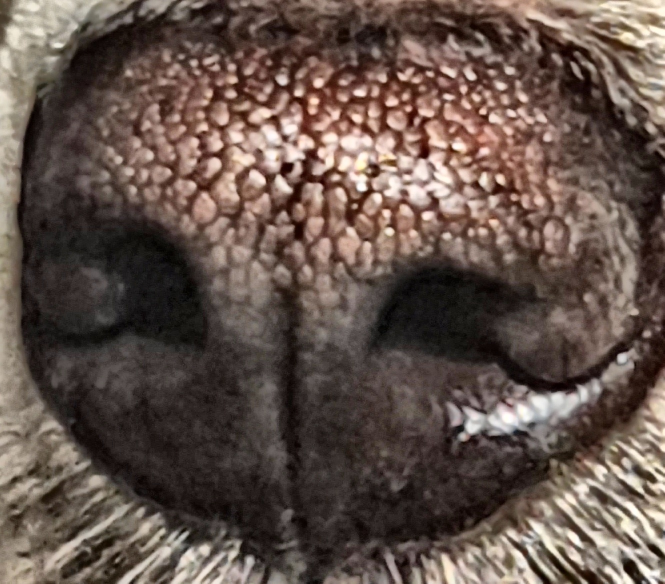
#> input picture SVM-Classifier/Dog-Data/train/0/cut_20201001_153748-1.jpg, 1329 x 1167 px (shown at 1/2 size)
$ python Classifier.py
#> lines starting #> are read from the running program, lines starting #| are printed output that depends on the picture
import os
import numpy as np
import cv2

import pickle
import sklearn
import argparse
import time

from sklearn.cluster import KMeans
from scipy.spatial.distance import cdist
from sklearn.model_selection import train_test_split
from sklearn.neighbors import KNeighborsClassifier
from histo_clahe import histo_clahe

parser = argparse.ArgumentParser(description='Argparse Tutorial')
parser.add_argument('--dir', default='Dog-Data',help='dataset directory')
parser.add_argument('--test', default='test_1.jpg',help='test image data')
opt = parser.parse_args()

#read data
def read_data(label2id):
    X = []
    Y = []
    for label in os.listdir('Dog-Data/train'):
        if os.path.isdir(os.path.join('Dog-Data/train', label)):
            for img_file in os.listdir(os.path.join('Dog-Data/train', label)):
                img = cv2.imread(os.path.join('Dog-Data/train', label, img_file))
                X.append(img)
                Y.append(label2id[label])
    return X, Y

# feature exraction with SIFT
def extract_sift_features(X):
    image_descriptors = []
    sift = cv2.xfeatures2d.SIFT_create(nfeatures =200, nOctaveLayers =3, contrastThreshold=0.0005)

    for i in range(len(X)):
        kp, des = sift.detectAndCompute(X[i], None)
        image_descriptors.append(des)

    return image_descriptors

#Kmeans bow
def kmeans_bow(all_descriptors, num_clusters):
    bow_dict = []
    kmeans = KMeans(n_clusters=num_clusters).fit(all_descriptors)
    bow_dict = kmeans.cluster_centers_
    return bow_dict

#image to vector.
def create_features_bow(image_descriptors, BoW, num_clusters):
    X_features = []
    for i in range(len(image_descriptors)):
        features = np.array([0] * num_clusters)

        if image_descriptors[i] is not None:
            distance = cdist(image_descriptors[i], BoW)
            argmin = np.argmin(distance, axis=1)
            for j in argmin:
                features[j] += 1
        X_features.append(features)
    return X_features

def main():
    start = time.time()
    # Label to id
    path = "Dog-Data/train"
    file_list = os.listdir(path)
    label2id = {}

    idx = 0
    for i, label in enumerate(file_list):
        if label == ".DS_Store":
            continue;
        label2id[label] = idx
        idx += 1

    X, Y = read_data(label2id)
#> in read_data, img is the input picture: shape (1167, 1329, 3); mean B, G, R 74.7, 82.6, 98.9

    image_descriptors = extract_sift_features(X)

    # all descriptors
    all_descriptors = []
    for descriptors in image_descriptors:
        if descriptors is not None:
            for des in descriptors:
                all_descriptors.append(des)


    num_clusters = 100

    if not os.path.isfile('Dog-Data/bow.pkl'):
        BoW = kmeans_bow(all_descriptors, num_clusters)
#> in kmeans_bow, `bow_dict = kmeans.cluster_centers_`:
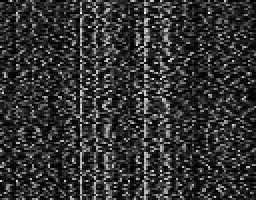
#> bow_dict: shape (100, 128) float64 (shown 2 times larger); min -7.11e-15, max 155.9, mean 31; drawn with min black and max white
        pickle.dump(BoW, open('Dog-Data/bow.pkl', 'wb'))
    else:
        BoW = pickle.load(open('Dog-Data/bow.pkl', 'rb'))

    X_features = create_features_bow(image_descriptors, BoW, num_clusters)
#> the loop in create_features_bow, `for i in range(len(image_descriptors)):` made 3 passes
#> pass 1, in create_features_bow, `distance = cdist(image_descriptors[i], BoW)`:
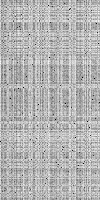
#> distance: shape (200, 100) float64; min 10.53, max 634.9, mean 451.6; drawn with min black and max white
#> pass 2, in create_features_bow, `distance = cdist(image_descriptors[i], BoW)`:
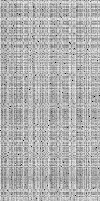
#> distance: shape (201, 100) float64; min 17.81, max 640.7, mean 453; drawn with min black and max white
#> pass 3, in create_features_bow, `distance = cdist(image_descriptors[i], BoW)`:
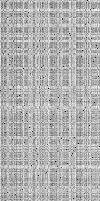
#> distance: shape (201, 100) float64; min 23.37, max 633.6, mean 449.3; drawn with min black and max white

    #Set model
    X_train = []
    X_test = []
    Y_train = []
    Y_test = []
    X_train, X_test, Y_train, Y_test = train_test_split(X_features, Y, test_size=0.2, random_state=42, shuffle=True)

    #Train SVM
    svm = sklearn.svm.SVC(C = 100, probability=True)
#> (the run stopped early here; a loop or call above may not have finished)

$ run again, with SVM-Classifier/Dog-Data/test/test_0.jpg copied over SVM-Classifier/Dog-Data/train/0/cut_20201001_153748-1.jpg
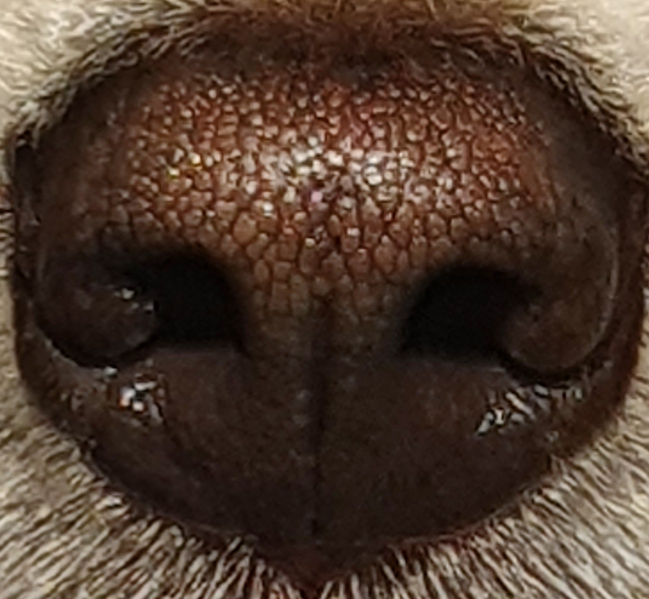
#> input picture SVM-Classifier/Dog-Data/test/test_0.jpg, 1297 x 1198 px (shown at 1/2 size)
#> in read_data, img is the input picture: shape (1198, 1297, 3); mean B, G, R 45.6, 58, 77.5
#> in kmeans_bow, `bow_dict = kmeans.cluster_centers_`:
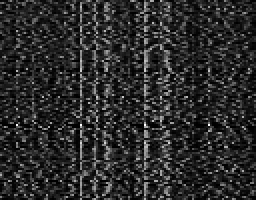
#> bow_dict: shape (100, 128) float64 (shown 2 times larger); min -3.55e-15, max 181.8, mean 30.7; drawn with min black and max white
#> the loop in create_features_bow, `for i in range(len(image_descriptors)):` made 3 passes
#> pass 3, in create_features_bow, `distance = cdist(image_descriptors[i], BoW)`:
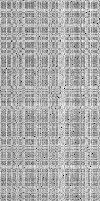
#> distance: shape (201, 100) float64; min 25.54, max 631.7, mean 436; drawn with min black and max white

$ run again, with SVM-Classifier/Dog-Data/test/test_2.jpg copied over SVM-Classifier/Dog-Data/train/0/cut_20201001_153748-1.jpg
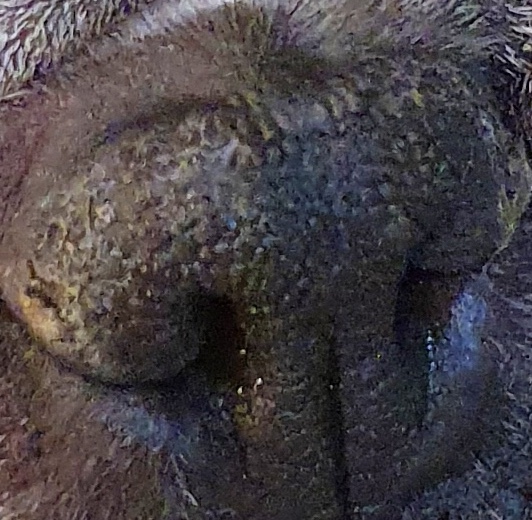
#> input picture SVM-Classifier/Dog-Data/test/test_2.jpg, 532 x 520 px
#> in read_data, img is the input picture: shape (520, 532, 3); mean B, G, R 69.1, 65.2, 70.8
#> in kmeans_bow, `bow_dict = kmeans.cluster_centers_`:
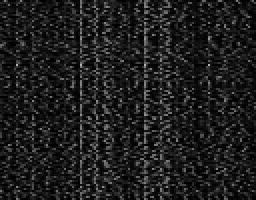
#> bow_dict: shape (100, 128) float64 (shown 2 times larger); min 0, max 181.8, mean 30
#> the loop in create_features_bow, `for i in range(len(image_descriptors)):` made 3 passes
#> pass 3, in create_features_bow, `distance = cdist(image_descriptors[i], BoW)`:
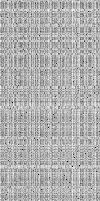
#> distance: shape (201, 100) float64; min 17.58, max 631.7, mean 442.7; drawn with min black and max white

$ run again, with SVM-Classifier/Dog-Data/test/test_3.jpg copied over SVM-Classifier/Dog-Data/train/0/cut_20201001_153748-1.jpg
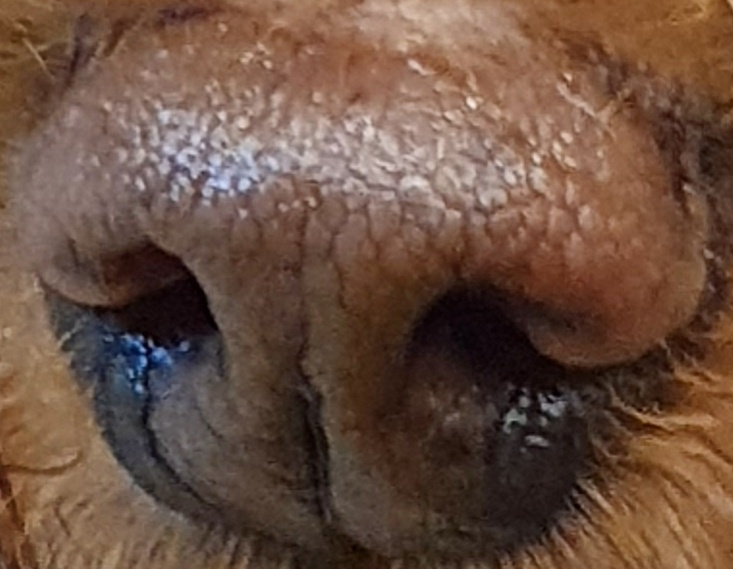
#> input picture SVM-Classifier/Dog-Data/test/test_3.jpg, 733 x 569 px
#> in read_data, img is the input picture: shape (569, 733, 3); mean B, G, R 64.8, 79.5, 106.9
#> in kmeans_bow, `bow_dict = kmeans.cluster_centers_`:
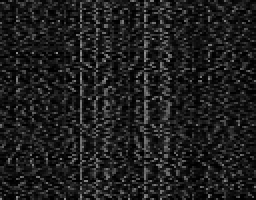
#> bow_dict: shape (100, 128) float64 (shown 2 times larger); min 0, max 149.5, mean 30.3
#> the loop in create_features_bow, `for i in range(len(image_descriptors)):` made 3 passes
#> pass 3, in create_features_bow, `distance = cdist(image_descriptors[i], BoW)`:
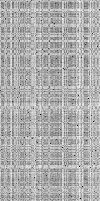
#> distance: shape (201, 100) float64; min 18.59, max 631.7, mean 437.6; drawn with min black and max white
